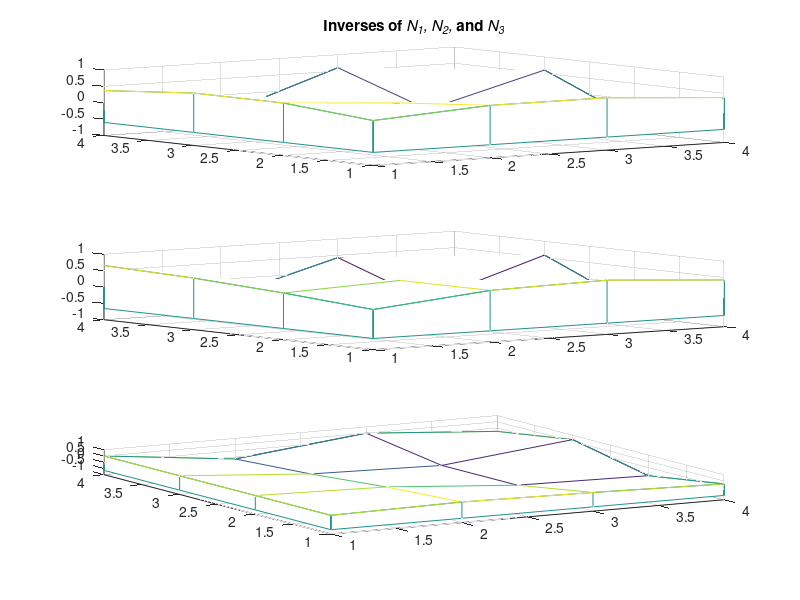
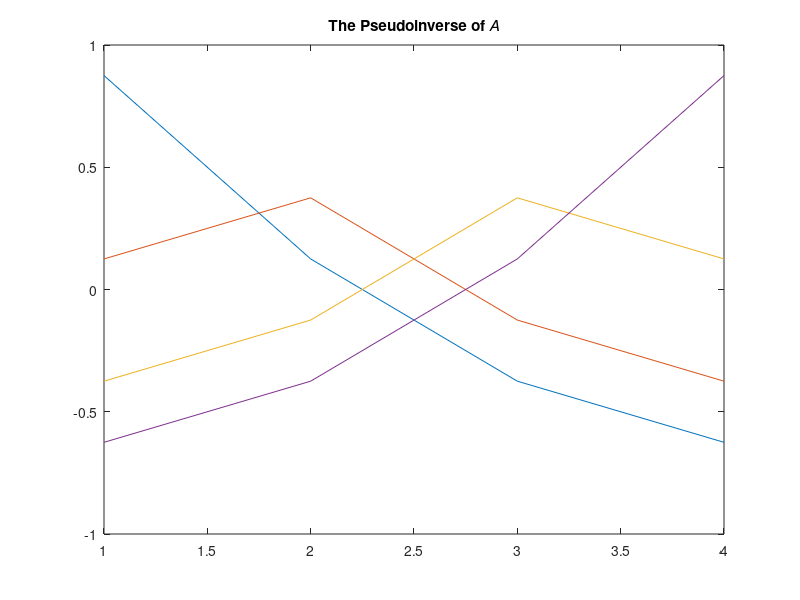

Recreate these plots in MATLAB, in order.
function nw7(n)
%NW7      Regular tridiagonal matrices for which we
%         modify the (1,1) and (n,n) components

%Kai Borre June 2, 1998
%Copyright (c) by Kai Borre
%$Revision: 1.0 $  $Date: 2000/12/16 $

echo on
if nargin == 0, n = 4; end

% We input an n by n matrix
%%%%%%%%%%%%%%%%%%%%%%%%%%%
%%% N_1 = R_n(2,0,0)  %%%%%
%%%%%%%%%%%%%%%%%%%%%%%%%%%
A = diag(2*ones(n,1))+diag(-ones(n-1,1),1)+diag(-ones(n-1,1),-1);
% We calculate eigenvectors V and eigenvalues of matrix A
[V,D] = eig(A);
% We define a new matrix for the eigenvectors Psi1
Psi1 = zeros(n,n);
% and put the correct results
for j = 1:n
   for i = 1:n 
      Psi1(i,j) = sqrt(2)*sin(i*j*pi/(n+1))/sqrt(n+1);
   end;
end;
% Finally the eigenvalues are calculated
for j = 1:n 
   lambda(j)=4*(sin((j*pi)/(2*(n+1))))^2; 
end
if n < 10
   V
   Psi1
   L = diag(D);
   L'
   lambda
   pause
end
% Modify the upper left and lower right components to obtain
%%%%%%%%%%%%%%%%%%%%%%%%%%%
%%% N_2 = R_n(2,-1,0) %%%%%
%%%%%%%%%%%%%%%%%%%%%%%%%%%
A(n,n) = A(n,n)-1;
% We calculate the eigenvectors V and the eigenvalues D
[V,D] = eig(A);
% We define a new matrix for the eigenvectors Psi2
Psi2 = zeros(n,n);
% and put the correct results
% See W.-D. Schuh (1984) Analyse und Konvergenzbeschleunigung der
%	   Methode der konjugierten Gradienten bei geod\"atischen
%	   Netzen. Mitteilungen der geod\"atischen Institute der
%	   Technischen Universit\"at Graz, Folge 49, page 48
for j = 1:n
   for i = 1:n 
      Psi2(i,j)=2/sqrt(2*n+1)*sin((2*j-1)*i*pi/(2*n+1)); 
   end;
end;
% The eigenvalues are calculated, also cf. Schuh
for j = 1:n 
   lambda(j)=4*(sin(((2*j-1)*pi)/(2*(2*n+1))))^2; 
end
if n < 10
   V
   Psi2
   L = diag(D);
   L'
   lambda
   pause
end
% We also modify the upper left components to obtain
%%%%%%%%%%%%%%%%%%%%%%%%%%%%
%%% N_3 = R_n(2,-1,-1) %%%%%
%%%%%%%%%%%%%%%%%%%%%%%%%%%%
A(1,1) = A(1,1)-1;
% We calculate eigenvectors V and eigenvalues 
[V,D] = eig(A);
% We define a new matrix for the eigenvectors Psi3
Psi3 = zeros(n,n);
% and put the correct results
Psi3(:,1) = ones(n,1)/sqrt(n);
for i = 1:n
   for j = 2:n 
      Psi3(i,j) = sqrt(2/n)*cos((j-1)*(2*i-1)*pi/(2*n));
   end;
end;

% Finally the eigenvalues are calculated
for j = 1:n 
   lambda(j)=4*(sin(((j-1)*pi)/(2*n)))^2;
end
if n < 10
   V
   Psi3
   L = diag(D);
   L'
   lambda
   pause
end
% Calculate the pseudoinverse of the original matrix A
Apl = pinv(A);
% The pseudoinverse according to our special formula
Aplus = zeros(n,n);
% We assign the upper triangular components
for i = 1:n
   for j = i:n
      Aplus(i,j)=((n-1)*(2*n+5-6*j)/3+(j-1)*(j-2)...
         +i*(i-1))/(2*n); 
   end;
end
% Finally we assign the lower triangular components
for i = 1:n
   for j = 1:i
      Aplus(i,j)=Aplus(j,i); 
   end;
end
% We output some interesting numerical results
if n < 10
   Apl
   Aplus
end

h1 = figure;
figure(h1)
plot(Aplus)
title('The Pseudoinverse of {\itA}')

h2 = figure;
figure(h2)
subplot(3,1,1)
meshz(Psi1)
title('Inverses of {\itN_1, N_2,} and {\itN_3}')

subplot(3,1,2)
meshz(Psi2)
subplot(3,1,3)
meshz(Psi3)
view(-30,70)

print -deps nw7
%%%%%%%%%%%%%%% end nw7.m %%%%%%%%%%%%%%